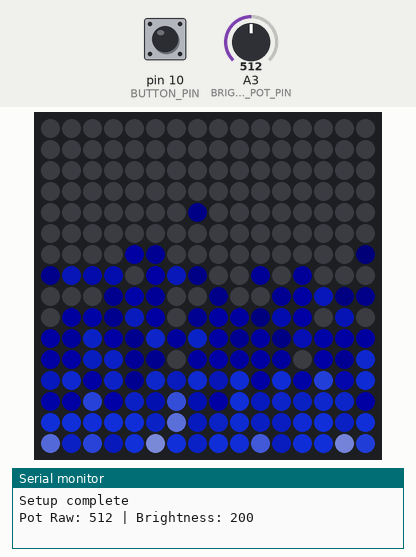
Recording of a sketch running on a simulated SparkFun Pro Micro, built with avr-gcc and run on an emulated ATmega32U4. On the bench: 16×16 RGB LED matrix (first LED top left, wired row by row), the last lines printed to the serial monitor. Inputs (shaded band) come from the test bench; at power-on: pin 10 (BUTTON_PIN) HIGH, A3 (BRIGHTNESS_POT_PIN) = 512. Dim RGB values are drawn brighter than linear; random numbers use the default seed unless the sketch sets one.

Above: at 1.2 s.
1.3 s: pin 10 (BUTTON_PIN) pulled LOW for 1 s
3.8 s: A3 (BRIGHTNESS_POT_PIN) set to 0
At 5.0 s:
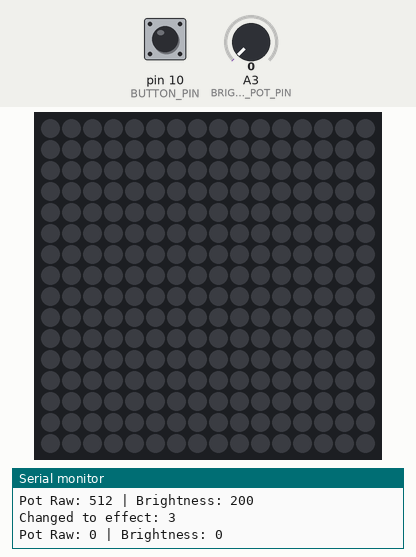
5.3 s: A3 (BRIGHTNESS_POT_PIN) set to 18
At 6.0 s:
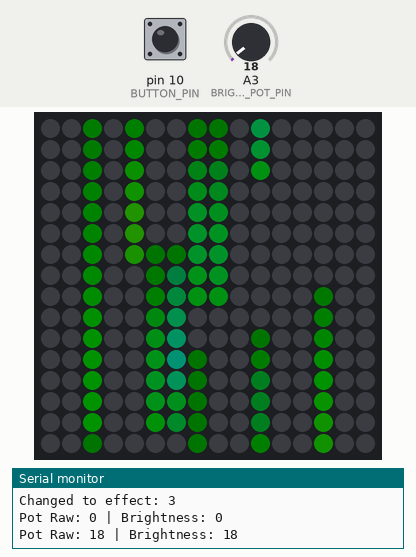
7.0 s: pin 10 (BUTTON_PIN) pulled LOW for 3.2 s
At 7.5 s:
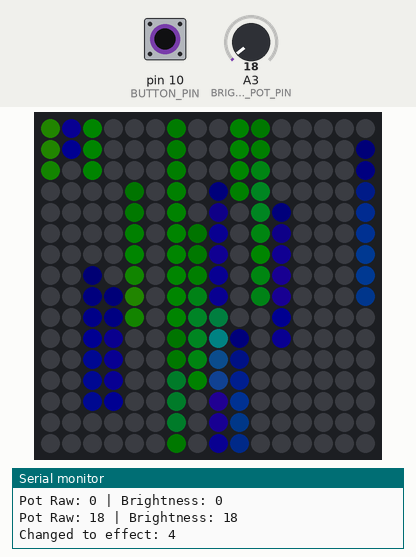
11.7 s: pin 10 (BUTTON_PIN) pulled LOW for 1 s
At 12.3 s:
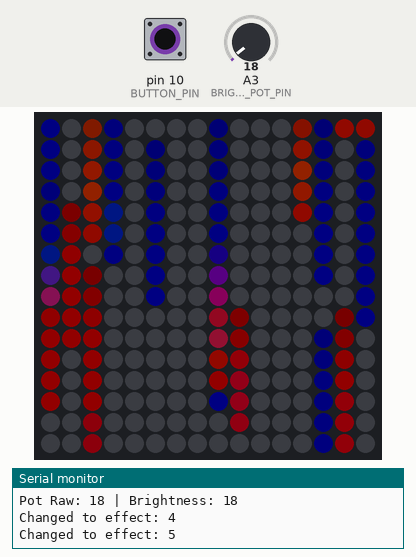
14.2 s: pin 10 (BUTTON_PIN) pulled LOW for 3.2 s
At 16.4 s:
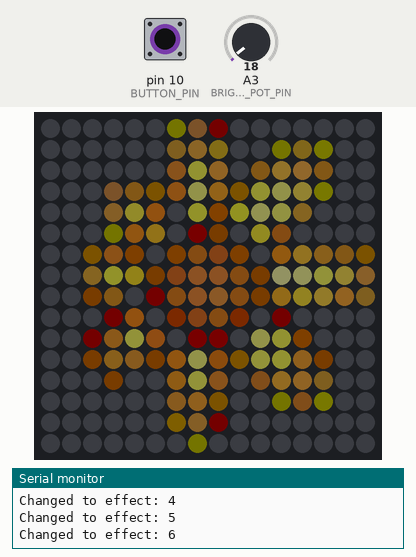

Measured:
- after the input at 5.3 s, the LEDs: first change at once (image 2 shows a later state)
- what the display in image 5 shows lasts 0.8 s, from 15.8 s to 16.6 s

The sketch:

Pixel_Campfire.ino
```cpp
// LED Matrix Effects for Arduino Pro Micro with 16x16 LED matrix
// Including: Fire effects, Matrix Digital Rain, and Shiny Sun Animation
// Supports multiple color options for fire effects

#include <FastLED.h>

// Hardware configuration
#define LED_PIN     15      // Digital pin connected to the LED matrix
#define BUTTON_PIN  10      // Digital pin for color change button
#define BRIGHTNESS_POT_PIN 21  // Analog pin for brightness potentiometer
#define HEIGHT      16     // Matrix height
#define WIDTH       16     // Matrix width
#define NUM_LEDS    (HEIGHT * WIDTH)
#define SERPENTINE  true   // Set to true if your matrix alternates direction every row
#define BRIGHTNESS  20    // Overall brightness (0-255)

// Animation parameters
#define SCALE_XY     20    // Scale for noise (1-100)
#define SPEED_Y      1     // Vertical movement speed
#define DEBOUNCE_DELAY 100 // Debounce interval in milliseconds
#define X_SPEED      1     // X dimension drift - horizontal variation
#define Y_SPEED_MULT 3     // Y dimension multiplier - vertical flame movement
#define Z_SPEED      2     // Z dimension drift - flame wavering
#define FRAME_DELAY  50    // Milliseconds between frames

// Matrix Rain Parameters
#define NUM_STREAMS 10       // Number of rain streams
#define MIN_SPEED 1          // Minimum stream speed
#define MAX_SPEED 5          // Maximum stream speed
#define TRAIL_LENGTH 5       // Length of the fading trail
#define SPAWN_RATE 40        // Chance of spawning a new drop (higher = less frequent)
#define MATRIX_GREEN_HUE 100 // Base hue for classic Matrix green
#define MATRIX_BLUE_HUE 160  // Base hue for blue Matrix
#define MATRIX_RED_HUE 0     // Base hue for red Matrix
#define HUE_RANGE 30         // How much the hue can vary

// Sun Animation Parameters
#define SUN_CENTER_X 7.5     // X center of the sun (use 7.5 for center of 16x16 matrix)
#define SUN_CENTER_Y 7.5     // Y center of the sun (use 7.5 for center of 16x16 matrix)
#define SUN_CORE_SIZE 3.0    // Size of the sun's core
#define NUM_RAYS 8           // Number of sun rays
#define RAY_LENGTH 8.0       // Maximum length of rays
#define RAY_WIDTH 1.5        // Width of rays
#define RAY_SPEED 10         // Speed of ray animation (higher = faster)
#define SHIMMER_AMOUNT 30    // Amount of shimmer (0-255)
#define CORE_PULSE_SPEED 8   // Speed of core pulsing
#define RAY_HUE 32           // Base hue for rays (32 = yellow-orange)
#define CORE_HUE 30          // Base hue for core (30 = more yellow)

// Add to the start of the file with other #define statements
#define BRIGHTNESS_POT_PIN 21     // Analog pin A3 on Pro Micro
#define MIN_BRIGHTNESS 0         // Minimum brightness level (0-255)
#define MAX_BRIGHTNESS 200        // Maximum brightness level (0-255)

// LED array
CRGB leds[NUM_LEDS];

// Color palette variables
uint8_t paletteIndex = 2;  // Start with blue (0=fire, 1=green, 2=blue, 3,4,5=matrix colors, 6=sun)
#define NUM_PALETTES 7     // Total number of palettes available

// Button debounce variables
uint8_t lastButtonState = HIGH;    // Last state of the button (assuming pull-up resistor)
uint8_t buttonState = HIGH;        // Current state of the button
uint32_t lastDebounceTime = 0;     // Last time the button state changed

// Potentiometer variables
int potRawValue = 0;              // Raw potentiometer reading (0-1023)
uint8_t currentBrightness = BRIGHTNESS; // Current brightness level (initialized to default)
uint32_t lastPotReadTime = 0;     // Last time pot was read

// Define original fire palette (keeping the full intensity for visual quality)
DEFINE_GRADIENT_PALETTE(firepal){
    0,   0,   0,   0,      // black
    32,  255, 0,   0,      // red
    190, 255, 255, 0,      // yellow
    255, 255, 255, 255     // white
};

// Electric green fire palette
DEFINE_GRADIENT_PALETTE(electricGreenFirePal){
    0,   0,   0,   0,      // black
    32,  0,   70,  0,      // dark green
    190, 57,  255, 20,     // electric neon green
    255, 255, 255, 255     // white
};

// Electric blue fire palette
DEFINE_GRADIENT_PALETTE(electricBlueFirePal) {
    0,   0,   0,   0,      // Black
    32,  0,   0,  70,      // Dark blue
    128, 20, 57, 255,      // Electric blue
    255, 255, 255, 255     // White
};

// Rain stream structure to track falling drops
struct RainStream {
  int x;           // X position
  int y;           // Y position
  int speed;       // How fast it falls (update every N frames)
  int countdown;   // Frames until next movement
  boolean active;  // Whether this stream is currently active
  uint8_t hue;     // Color hue variation
  uint8_t bright;  // Brightness of the lead drop
};

RainStream streams[NUM_STREAMS];

// Sun animation timing variables
uint8_t rayPhase = 0;
uint8_t shimmerPhase = 0;
uint32_t lastSunUpdate = 0;

// Pre-initialize palettes
CRGBPalette16 firePalette;
CRGBPalette16 greenPalette;
CRGBPalette16 bluePalette;

// Animation cycle variables with prime number increments
uint32_t x_offset = 0;
uint32_t y_offset = 0;
uint32_t z_offset = 0;

// Function to map x,y coordinates to LED index accounting for serpentine layout
uint16_t XY(uint8_t x, uint8_t y) {
  uint16_t i;

  if (y & 0x01) {  // Odd rows run backwards
    if (SERPENTINE == true) {
      uint8_t reverseX = (WIDTH - 1) - x;
      i = (y * WIDTH) + reverseX;
    } else {
      i = (y * WIDTH) + x;
    }
  } else {         // Even rows run forwards
    i = (y * WIDTH) + x;
  }

  if (i >= NUM_LEDS) return 0;
  return i;
}

// Get palette based on selected type
CRGBPalette16& getPalette() {
    switch (paletteIndex) {
    case 0:
        return firePalette;
    case 1:
        return greenPalette;
    case 2:
        return bluePalette;
    default:
        return bluePalette;
    }
}

// Cache to store recent noise calculations for smoother transitions
#define NOISE_CACHE_SIZE 8
uint16_t noiseCache[NOISE_CACHE_SIZE][2];  // Store [hash, value] pairs
uint8_t cacheIndex = 0;

// Simple hash function to identify noise calculation inputs
uint16_t hashNoiseInputs(uint32_t x, uint32_t y, uint32_t z) {
    // Mix the bits of x, y, z to create a simple hash
    return ((x & 0xFF) << 8) | ((y & 0xF0) << 0) | ((z & 0xF0) >> 4);
}

// Optimized Perlin noise calculation with smoothing
uint16_t getOptimizedNoise(uint32_t x, uint32_t y, uint32_t z) {
    uint16_t inputHash = hashNoiseInputs(x, y, z);

    // Check if we already have this calculation in cache
    for (uint8_t i = 0; i < NOISE_CACHE_SIZE; i++) {
        if (noiseCache[i][0] == inputHash) {
            // Found in cache, return the cached value
            return noiseCache[i][1];
        }
    }

    // Not found in cache, calculate new value
    uint16_t noiseValue = inoise16(
        (x * 313) % 65521 << 8,
        (y * 457) % 65521 << 8,
        (z * 631) % 65521 << 8
    );

    // Store in cache, replacing oldest entry
    noiseCache[cacheIndex][0] = inputHash;
    noiseCache[cacheIndex][1] = noiseValue;
    cacheIndex = (cacheIndex + 1) % NOISE_CACHE_SIZE;

    return noiseValue;
}

// Read the brightness potentiometer value
void readBrightnessPot() {
  // Only read the pot every 100ms to avoid unnecessary ADC usage
  if (millis() - lastPotReadTime > 100) {
    // Read the analog value (0-1023)
    potRawValue = analogRead(BRIGHTNESS_POT_PIN);

    // Print the value to serial monitor for debugging
    Serial.print("Pot Value: ");
    Serial.println(potRawValue);

    lastPotReadTime = millis();
  }
}

// Initialize all rain streams with proper colors based on current palette
void initializeStreams() {
  for (int i = 0; i < NUM_STREAMS; i++) {
    resetStream(i, true);
  }
}

// Initialize or reset a rain stream
void resetStream(int index, boolean firstRun) {
  streams[index].x = random(WIDTH);

  if (firstRun) {
    // Distribute across the screen for initial setup
    streams[index].y = random(HEIGHT);
  } else {
    // Start new streams at the top
    streams[index].y = 0;

    // Sometimes don't activate right away to avoid too many streams at once
    streams[index].active = (random(100) < 70);  // 70% chance of activation
  }

  // Set random speed (update every N frames)
  streams[index].speed = random(MIN_SPEED, MAX_SPEED + 1);
  streams[index].countdown = streams[index].speed;

  // Set color based on the current palette index
  uint8_t baseHue;
  switch (paletteIndex) {
    case 3: // Green Matrix
      baseHue = MATRIX_GREEN_HUE;
      break;
    case 4: // Blue Matrix
      baseHue = MATRIX_BLUE_HUE;
      break;
    case 5: // Red Matrix
      baseHue = MATRIX_RED_HUE;
      break;
    default:
      baseHue = MATRIX_GREEN_HUE;
  }

  // Add slight variation to the base hue
  streams[index].hue = baseHue + random(-HUE_RANGE/2, HUE_RANGE/2);

  // Lead character is brightest
  streams[index].bright = 255;
}

// Update stream position
void updateStream(int index) {
  // Only process active streams
  if (!streams[index].active) {
    // Occasionally activate inactive streams
    if (random(100) < 5) {  // 5% chance each frame
      streams[index].active = true;
    }
    return;
  }

  // Count down to next movement
  streams[index].countdown--;

  // Time to update position
  if (streams[index].countdown <= 0) {
    // Reset countdown
    streams[index].countdown = streams[index].speed;

    // Move down one row
    streams[index].y++;

    // Reset if we've gone off the bottom
    if (streams[index].y >= HEIGHT) {
      resetStream(index, false);
    }
  }
}

// Draw the stream on the matrix
void drawStream(int index) {
  // Only draw active streams
  if (!streams[index].active) {
    return;
  }

  int x = streams[index].x;
  int y = streams[index].y;

  // Draw the lead dot (brightest)
  if (y >= 0 && y < HEIGHT) {
    leds[XY(x, y)] = CHSV(streams[index].hue, 255, streams[index].bright);
  }

  // Draw the trailing dots (fading)
  for (int i = 1; i <= TRAIL_LENGTH; i++) {
    if (y - i >= 0 && y - i < HEIGHT) {
      // Calculate fading brightness for trail
      uint8_t trailBrightness = streams[index].bright * (TRAIL_LENGTH - i + 1) / (TRAIL_LENGTH + 2);

      // Set the LED with fading brightness and slightly shifted hue
      leds[XY(x, y - i)] += CHSV(streams[index].hue + i * 2, 255, trailBrightness);
    }
  }

  // Randomly change streams occasionally
  if (random(100) < 2) {  // 2% chance each frame
    // Adjust color, brightness or create branching effect
    if (random(100) < 40) {  // 40% of those changes
      // Create a "branch" by starting a new stream nearby if one is available
      for (int i = 0; i < NUM_STREAMS; i++) {
        if (!streams[i].active) {
          streams[i].active = true;
          streams[i].x = constrain(x + random(-1, 2), 0, WIDTH - 1);
          streams[i].y = y - random(1, 3);
          streams[i].speed = streams[index].speed + random(-1, 2);
          streams[i].countdown = streams[i].speed;
          streams[i].hue = streams[index].hue + random(-10, 11);
          streams[i].bright = 220;
          break;
        }
      }
    }
  }

  // Occasionally spawn a new stream
  if (random(100) < 100/SPAWN_RATE) {
    for (int i = 0; i < NUM_STREAMS; i++) {
      if (!streams[i].active) {
        resetStream(i, false);
        streams[i].active = true;
        break;
      }
    }
  }
}

// Draw the sun's core with pulsing effect
void drawSunCore() {
  // Calculate core radius with pulsing effect
  float coreRadius = SUN_CORE_SIZE + sin(radians(rayPhase * CORE_PULSE_SPEED)) * 0.5;

  // Calculate core brightness variation
  uint8_t coreBrightness = 255 - SHIMMER_AMOUNT + (SHIMMER_AMOUNT * sin(radians(shimmerPhase * 2)));

  // Draw the core as a filled circle
  for (int y = 0; y < HEIGHT; y++) {
    for (int x = 0; x < WIDTH; x++) {
      // Calculate distance from center
      float distance = sqrt(pow(x - SUN_CENTER_X, 2) + pow(y - SUN_CENTER_Y, 2));

      // If inside core radius
      if (distance <= coreRadius) {
        // Brightest in the center, dimming toward edges with smooth falloff
        float brightness = 255 * (1.0 - pow(distance / coreRadius, 2));

        // Add shimmer effect
        brightness = constrain(brightness + random(-10, 11), 0, 255);

        // Apply core brightness variation
        brightness = brightness * coreBrightness / 255;

        // Determine color - yellowish but shifting toward white in center
        uint8_t sat = map(distance, 0, coreRadius, 130, 240);  // Less saturation in center (more white)

        // Set pixel color
        leds[XY(x, y)] = CHSV(CORE_HUE, sat, brightness);
      }
    }
  }
}

// Draw sun's rays
void drawSunRays() {
  // Animation phase for ray pulsing
  float rayPulse = sin(radians(rayPhase * RAY_SPEED)) * 0.3 + 0.7;  // Range 0.4 to 1.0

  // Draw each ray
  for (int i = 0; i < NUM_RAYS; i++) {
    // Calculate angle for this ray
    float angle = (i * 360.0 / NUM_RAYS) + sin(radians(rayPhase)) * 5.0;  // Slight rotation effect

    // Calculate current ray length (different rays pulse differently)
    float rayLengthModifier = 0.7 + 0.3 * sin(radians(rayPhase * RAY_SPEED + i * 45));
    float currentRayLength = RAY_LENGTH * rayLengthModifier * rayPulse;

    // Draw this ray
    drawRay(angle, currentRayLength);
  }
}

// Draw a single ray at the specified angle and length
void drawRay(float angle, float length) {
  // Start from outside the core
  float startDistance = SUN_CORE_SIZE;
  float endDistance = SUN_CORE_SIZE + length;

  // Draw ray as a series of points
  for (float dist = startDistance; dist <= endDistance; dist += 0.3) {
    // Make rays taper at the ends
    float relativePos = (dist - startDistance) / (endDistance - startDistance);
    float width = RAY_WIDTH * (1.0 - pow(relativePos - 0.5, 2) * 2.0);

    // Draw a circle at this position along the ray to create width
    for (float w = -width; w <= width; w += 0.5) {
      // Calculate perpendicular angle for width
      float perpAngle = angle + 90;

      // Calculate coordinates
      float rayX = SUN_CENTER_X + cos(radians(angle)) * dist + cos(radians(perpAngle)) * w;
      float rayY = SUN_CENTER_Y + sin(radians(angle)) * dist + sin(radians(perpAngle)) * w;

      // Check if within bounds
      if (rayX >= 0 && rayX < WIDTH && rayY >= 0 && rayY < HEIGHT) {
        int x = int(rayX);
        int y = int(rayY);

        // Brightness falls off along length and width
        float brightness = 255 * (1.0 - relativePos) * (1.0 - pow(abs(w) / width, 2) * 0.8);

        // Add shimmer effect
        float shimmerEffect = SHIMMER_AMOUNT * sin(radians(shimmerPhase + dist * 20 + angle));
        brightness = constrain(brightness + shimmerEffect, 0, 255);

        // Color shifts slightly from center to tip
        uint8_t hue = RAY_HUE + int(relativePos * 15);

        // Set pixel, blending with existing value for smoother appearance
        leds[XY(x, y)] += CHSV(hue, 180 - relativePos * 70, brightness);
      }
    }
  }
}

// Draws the sun with core and rays
void drawSun() {
  // Update animation phases
  uint32_t currentMillis = millis();
  if (currentMillis - lastSunUpdate > 50) {  // 20 fps update rate
    lastSunUpdate = currentMillis;
    rayPhase += 3;          // Controls ray pulsation
    shimmerPhase += 7;      // Controls shimmer effect
  }

  // Draw the sun's rays first (so core draws on top)
  drawSunRays();

  // Draw the sun's core
  drawSunCore();
}

void setup() {
    // Initialize serial for debugging
    Serial.begin(9600);

    // Initialize palettes only once to avoid memory fragmentation
    firePalette = firepal;
    greenPalette = electricGreenFirePal;
    bluePalette = electricBlueFirePal;

    // Initialize FastLED with power limiting
    FastLED.addLeds<WS2812B, LED_PIN, GRB>(leds, NUM_LEDS);
    FastLED.setCorrection(Typical8mmPixel);
    FastLED.setBrightness(currentBrightness);

    // Power limiting for stability
    FastLED.setMaxPowerInVoltsAndMilliamps(5, 800);

    // Initialize button pin with internal pull-up resistor
    pinMode(BUTTON_PIN, INPUT_PULLUP);

    // Initialize analog pin for potentiometer
    pinMode(BRIGHTNESS_POT_PIN, INPUT);

    // Read initial brightness from potentiometer
    potRawValue = analogRead(BRIGHTNESS_POT_PIN);
    currentBrightness = map(potRawValue, 0, 1023, MIN_BRIGHTNESS, MAX_BRIGHTNESS);
    FastLED.setBrightness(currentBrightness);

    // Initialize noise cache
    for (uint8_t i = 0; i < NOISE_CACHE_SIZE; i++) {
        noiseCache[i][0] = 0xFFFF;  // Invalid hash
        noiseCache[i][1] = 0;
    }

    // Initialize all rain streams
    initializeStreams();

    // Initialize Sun animation variables
    lastSunUpdate = millis();
    rayPhase = 0;
    shimmerPhase = 0;

    // Seed the random number generator
    randomSeed(analogRead(0));

    Serial.println("Setup complete");
}


// Add this function after setup() but before loop()
void updateBrightness() {
  // Only read the pot every 100ms to avoid unnecessary ADC usage and flickering
  if (millis() - lastPotReadTime > 100) {
    // Read the analog value (0-1023)
    potRawValue = analogRead(BRIGHTNESS_POT_PIN);

    // Map the pot value (0-1023) to the brightness range (MIN_BRIGHTNESS to MAX_BRIGHTNESS)
    uint8_t newBrightness = constrain(potRawValue, MIN_BRIGHTNESS, MAX_BRIGHTNESS);

    // Only update if brightness has changed significantly (to reduce flickering)
    if (abs(newBrightness - currentBrightness) >= 10) {
      currentBrightness = newBrightness;

      // Print the brightness value for debugging
      Serial.print("Pot Raw: ");
      Serial.print(potRawValue);
      Serial.print(" | Brightness: ");
      Serial.println(currentBrightness);
    }

    lastPotReadTime = millis();
  }
}

void checkButtonAndChangePalette() {
    // Read the button state (LOW when pressed since we're using pull-up)
    uint8_t reading = digitalRead(BUTTON_PIN);

    // Check if the button state has changed
    if (reading != lastButtonState) {
        // Reset the debounce timer
        lastDebounceTime = millis();
    }

    // If enough time has passed since the last button state change
    if ((millis() - lastDebounceTime) > DEBOUNCE_DELAY) {
        // If the button was just pressed (button is LOW when pressed)
        if (reading != buttonState) {
            buttonState = reading;

            if (buttonState == LOW) {
                // Store previous palette for transition
                uint8_t previousPalette = paletteIndex;

                // Change to the next palette
                paletteIndex = (paletteIndex + 1) % NUM_PALETTES;

                // Initialize matrix streams if switching to a matrix effect
                if (paletteIndex >= 3 && paletteIndex <= 5) {
                    initializeStreams();
                }

                Serial.print("Changed to effect: ");
                Serial.println(paletteIndex);
            }
        }
    }

    // Save the button state for the next loop
    lastButtonState = reading;
}

void drawFireEffect() {
    // Get the current palette
    CRGBPalette16& myPal = getPalette();

    // Increment offsets using prime numbers and varying rates
    x_offset = (x_offset + X_SPEED) % 65521;  // Very slow x drift
    y_offset = (y_offset + (SPEED_Y * Y_SPEED_MULT)) % 65521;  // Slowed vertical movement
    z_offset = (z_offset + Z_SPEED) % 65521;  // Slowed z movement

    // Generate the fire effect for each pixel
    for (uint8_t i = 0; i < HEIGHT; i++) {
        for (uint8_t j = 0; j < WIDTH; j++) {
            // Create 3D noise coordinates with multiple prime-based offsets
            uint32_t noise_x = (i * SCALE_XY + x_offset) % 65521;
            uint32_t noise_y = (j * SCALE_XY + y_offset) % 65521;
            uint32_t noise_z = z_offset;

            // Get noise value using optimized noise function
            uint16_t noise16 = getOptimizedNoise(noise_x, noise_y, noise_z);
            uint8_t noise_val = noise16 >> 8;

            // Apply vertical fade-out - increased subtraction for more gradual fade
            int8_t subtraction_factor = abs8(j - (WIDTH - 1)) * 255 / (WIDTH - 1);
            uint8_t palette_index = qsub8(noise_val, subtraction_factor);

            // Get color from palette and set LED
            CRGB color = ColorFromPalette(myPal, palette_index, 255);

            // Map coordinates to LED index (rotated 180 degrees clockwise)
            int index = XY(i, j);
            leds[index] = color;
        }
    }
}

void drawMatrixRain() {
    // Clear the display (but don't show yet)
    fadeToBlackBy(leds, NUM_LEDS, 40);  // Fade existing LEDs for trail effect

    // Update and draw each rain stream
    for (int i = 0; i < NUM_STREAMS; i++) {
        updateStream(i);
        drawStream(i);
    }
}

void loop() {
    // Reset random seed to avoid pattern issues
    randomSeed(millis());

    // Update brightness based on potentiometer
    updateBrightness();

    // Check if the button was pressed to change the color palette
    checkButtonAndChangePalette();

    // Set the brightness for this frame using the potentiometer value
    FastLED.setBrightness(currentBrightness);

    // Handle display clearing based on effect type
    if (paletteIndex >= 3 && paletteIndex <= 5) { // Matrix effects have their own fade-to-black
        // Don't clear for Matrix effect
    } else {
        // Clear for fire and sun effects
        FastLED.clear();
    }

    // Draw the selected effect
    switch (paletteIndex) {
        case 0:
        case 1:
        case 2:
            // Fire effect with different color palettes
            drawFireEffect();
            break;
        case 3:
        case 4:
        case 5:
            // Matrix Digital Rain effect with different colors (green, blue, red)
            drawMatrixRain();
            break;
        case 6:
            // Sun animation effect
            drawSun();
            break;
        default:
            // Failsafe - reset to a known good state
            paletteIndex = 0;
            Serial.println("Reset to fire effect");
            break;
    }

    FastLED.show();

    // Delay for animation speed control
    delay(FRAME_DELAY);
}
```
